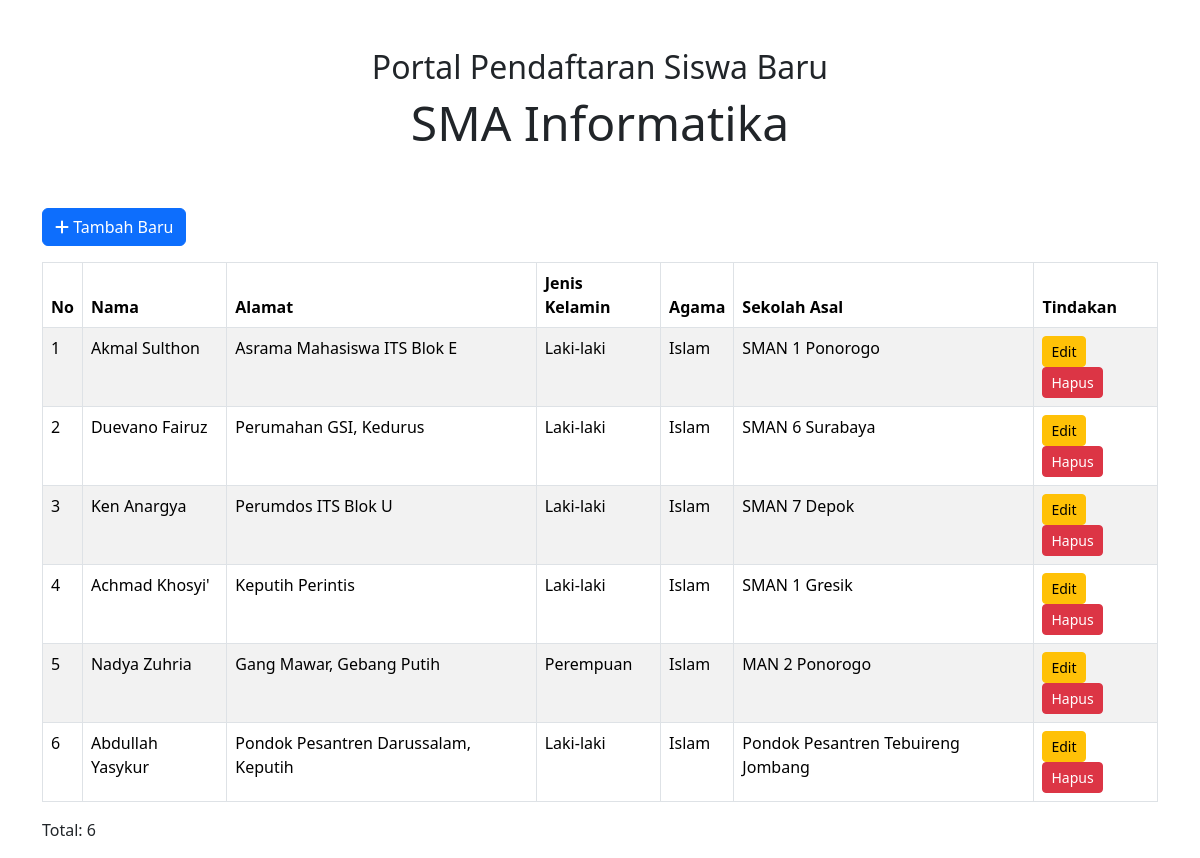
Page /list-siswa.php on the earlier database version.
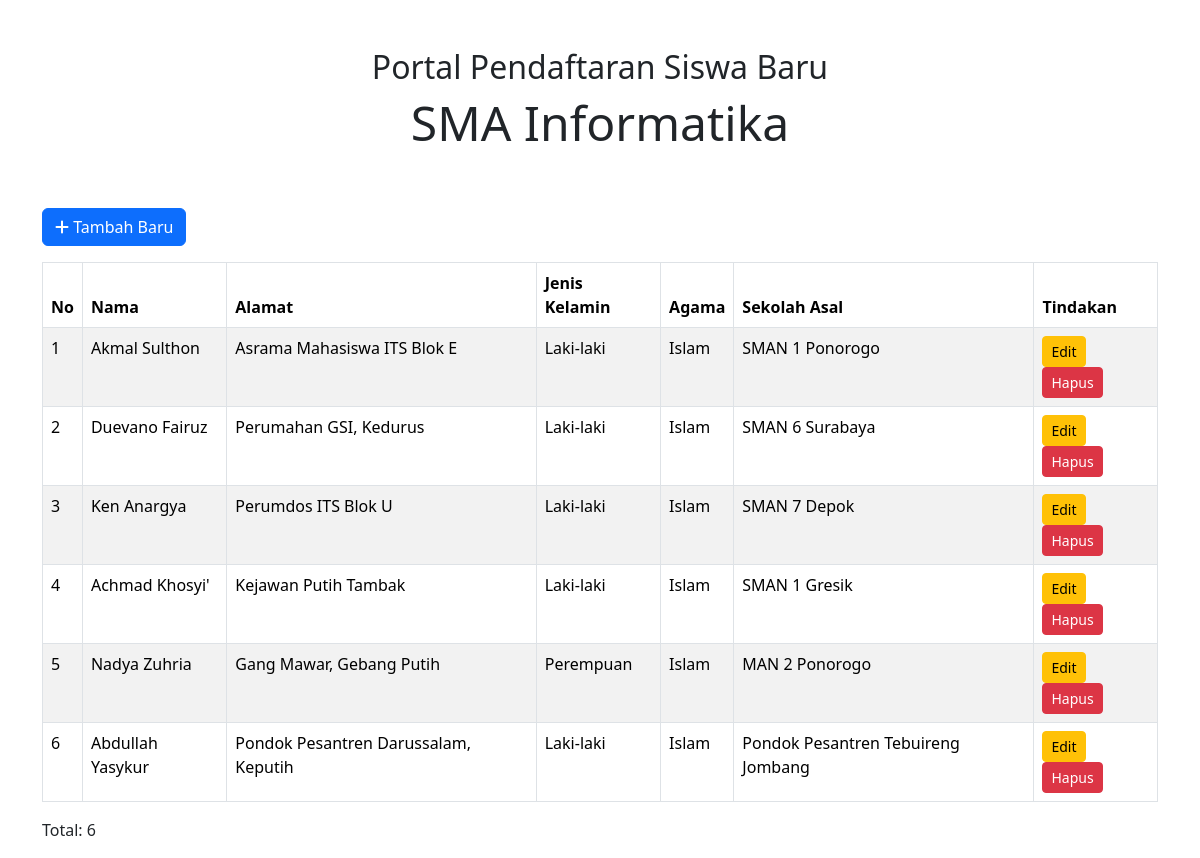
Same page on the later database version.
### tables this page shows
CREATE TABLE `calon_siswa` (
  `id` int(11) NOT NULL,
  `nama` varchar(64) NOT NULL,
  `alamat` varchar(255) NOT NULL,
  `jenis_kelamin` varchar(16) NOT NULL,
  `agama` varchar(16) NOT NULL,
  `sekolah_asal` varchar(64) NOT NULL
);

### list-siswa.php (the view, shortened to what this page needs)
<?php include 'config.php'; ?>
<!DOCTYPE html>
<html lang="en">
<head>
  <link href="https://cdn.jsdelivr.net/npm/bootstrap@5.3.2/dist/css/bootstrap.min.css" rel="stylesheet">
</head>
<body>
  <div class="container">
    <div class="row justify-content-center p-5">
      <div class="col-md-8 text-center">
        <h2 class="mt">Portal Pendaftaran Siswa Baru</h2>
        <h1 class="display-5">SMA Informatika</h1>
      </div>
    </div>
    <a href="form-daftar.php">
      <button type="button" class="btn btn-primary mb-3"><i class="fa-solid fa-plus"></i></i> Tambah Baru</button>
    </a>
    <table class="table table-striped table-hover table-bordered">
      <thead>
        <tr>
          <th>No</th>
          <th>Nama</th>
          <th>Alamat</th>
          <th>Jenis Kelamin</th>
          <th>Agama</th>
          <th>Sekolah Asal</th>
          <th>Tindakan</th>
        </tr>
      </thead>
      <tbody>
        <?php
        $sql_script = 'SELECT * FROM calon_siswa';
        $query = mysqli_query($db, $sql_script);
        while ($siswa = mysqli_fetch_array($query)) {
          echo '<tr>';
          echo '<td>' . $siswa['id'] . '</td>';
          echo '<td>' . $siswa['nama'] . '</td>';
          echo '<td>' . $siswa['alamat'] . '</td>';
          echo '<td>' . $siswa['jenis_kelamin'] . '</td>';
          echo '<td>' . $siswa['agama'] . '</td>';
          echo '<td>' . $siswa['sekolah_asal'] . '</td>';
          echo '<td>';
          echo '<a class="btn btn-warning btn-sm" href="form-edit.php?id=' . $siswa['id'] . '">Edit</a> ';
          echo '<button class="btn btn-danger btn-sm" data-id="' . $siswa['id'] . '">Hapus</button>';
          echo '</td>';
          echo '</tr>';
        }
        ?>
      </tbody>
    </table>
    <p>Total: <?php echo mysqli_num_rows($query); ?></p>
  </div>
</body>
</html>

Differences in the rows shown:
changed calon_siswa "Achmad Khosyi'": alamat "Keputih Perintis" → "Kejawan Putih Tambak"
